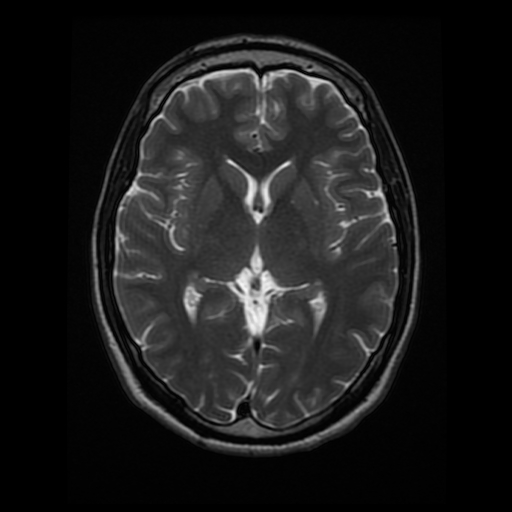
#> input picture 2. Convolutional_Filters_Edge_Detection/images/brain_MR.jpg, 512 x 512 px
$ jupyter execute '4. Fourier Transform of Filters.ipynb'   (shell and % lines are left out)
#> lines starting #> are read from the running program, lines starting #| are printed output that depends on the picture
## High and Low Pass Filters

Now, you might be wondering, what makes filters high and low-pass; why is a Sobel filter high-pass and a Gaussian filter low-pass?

Well, you can actually visualize the frequencies that these filters block out by taking a look at their fourier transforms. The frequency components of any image can be displayed after doing a Fourier Transform (FT). An FT looks at the components of an image (edges that are high-frequency, and areas of smooth color as low-frequency), and plots the frequencies that occur as points in spectrum. So, let's treat our filters as small images, and display them in the frequency domain!

[cell 1]
import numpy as np
import matplotlib.pyplot as plt
import cv2


# Define gaussian, sobel, and laplacian (edge) filters

gaussian = (1/9)*np.array([[1, 1, 1],
                           [1, 1, 1],
                           [1, 1, 1]])

sobel_x= np.array([[-1, 0, 1],
                   [-2, 0, 2],
                   [-1, 0, 1]])

sobel_y= np.array([[-1,-2,-1],
                   [0, 0, 0],
                   [1, 2, 1]])

# laplacian, edge filter
laplacian=np.array([[0, 1, 0],
                    [1,-4, 1],
                    [0, 1, 0]])

filters = [gaussian, sobel_x, sobel_y, laplacian]
filter_name = ['gaussian','sobel_x', \
                'sobel_y', 'laplacian']


# perform a fast fourier transform on each filter
# and create a scaled, frequency transform image
f_filters = [np.fft.fft2(x) for x in filters]
fshift = [np.fft.fftshift(y) for y in f_filters]
frequency_tx = [np.log(np.abs(z)+1) for z in fshift]

# display 4 filters
for i in range(len(filters)):
    plt.subplot(2,2,i+1),plt.imshow(frequency_tx[i],cmap = 'gray')
    plt.title(filter_name[i]), plt.xticks([]), plt.yticks([])

plt.show()
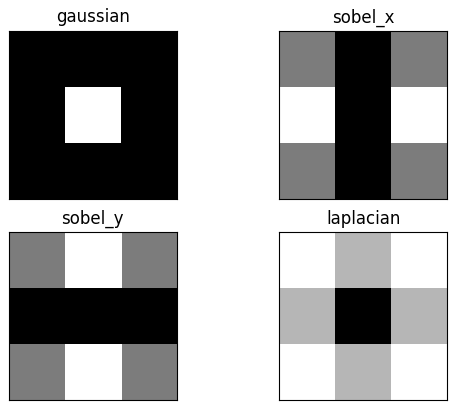
#> figure drawn by matplotlib, 4 panels

Areas of white or light gray, allow that part of the frequency spectrum through! Areas of black mean that part of the spectrum is blocked out of the image.

Recall that the low frequencies in the frequency spectrum are at the center of the frequency transform image, and high frequencies are at the edges. You should see that the Gaussian filter allows only low-pass frequencies through, which is the center of the frequency transformed image. The sobel filters block out frequencies of a certain orientation and a laplace (detects edges regardless of orientation) filter, should block out low-frequencies!

You are encouraged to load in an image, apply a filter to it using `filter2d` then visualize what the fourier transform of that image looks like before and after a filter is applied.

[cell 2]
## TODO: load in an image, and filter it using a kernel of your choice
## apply a fourier transform to the original *and* filtered images and compare them

def ft_image(norm_image):
    f = np.fft.fft2(norm_image)
    fshift = np.fft.fftshift(f)
    frequency_tx = 20*np.log(np.abs(fshift))

    return frequency_tx

# Read in the image
image = cv2.imread('images/brain_MR.jpg')
#> image is the input picture: shape (512, 512, 3); min 0, max 247, mean 26.9
image_copy = np.copy(image)

image_copy = cv2.cvtColor(image_copy, cv2.COLOR_BGR2RGB)
gray = cv2.cvtColor(image_copy, cv2.COLOR_RGB2GRAY)
filtered_image = cv2.filter2D(gray, -1, filters[2])
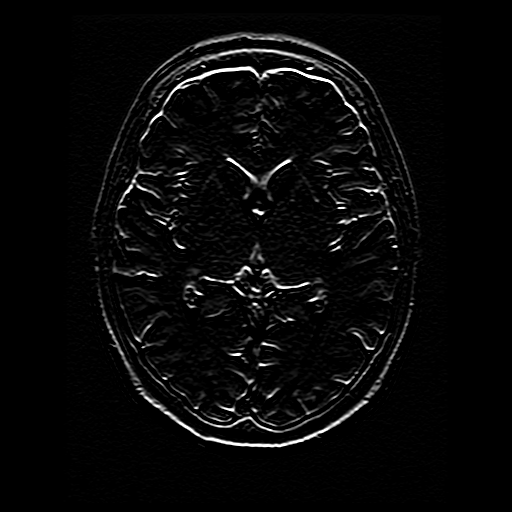
#> filtered_image: shape (512, 512); min 0, max 255, mean 8.7
norm_filtered = filtered_image/255.0
norm_gray = gray/255.0
f_filtered = ft_image(norm_filtered)
#> in ft_image, `frequency_tx = 20*np.log(np.abs(fshift))`:
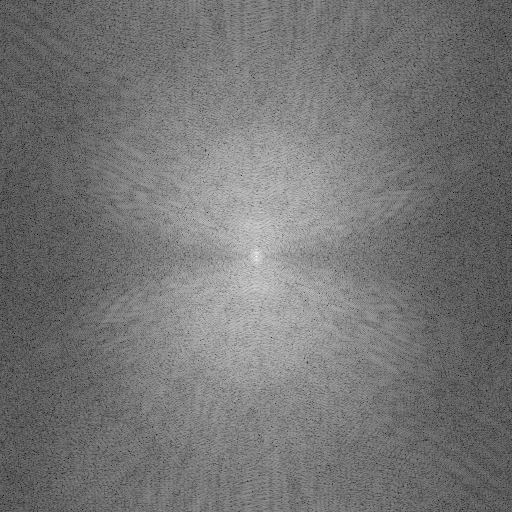
#> frequency_tx: shape (512, 512) float64; min -71.98, max 181.9, mean 45; drawn with min black and max white
f_gray = ft_image(norm_gray)
#> in ft_image (call 2), `frequency_tx = 20*np.log(np.abs(fshift))`:
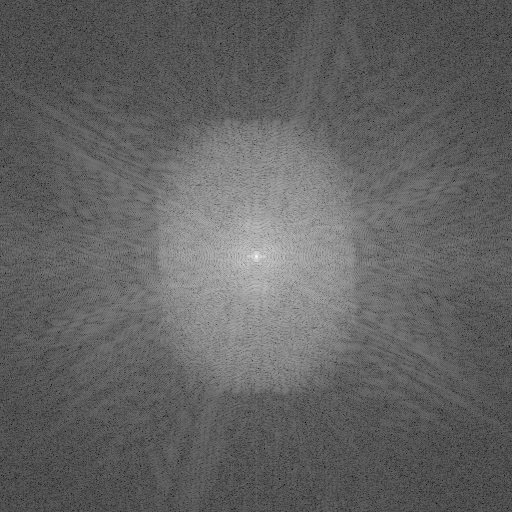
#> frequency_tx: shape (512, 512) float64; min -101.6, max 204.5, mean 17.4; drawn with min black and max white

f, (ax1, ax2, ax3) = plt.subplots(1, 3, figsize=(20,10))

ax1.set_title('frequency transform gray image')
ax1.imshow(f_gray, cmap='gray')

ax2.set_title('frequency transform blurred image')
ax2.imshow(f_filtered, cmap='gray')

ax3.set_title('filtered image')
ax3.imshow(filtered_image , cmap='gray')
